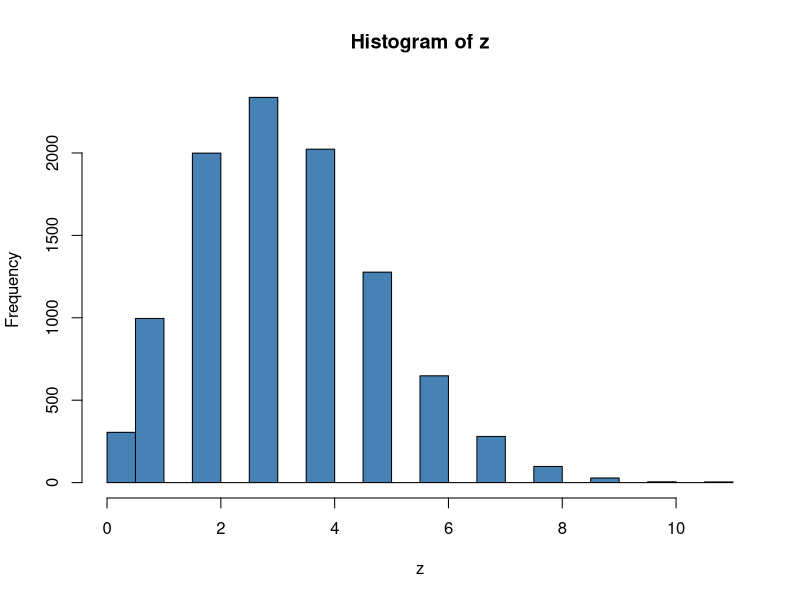
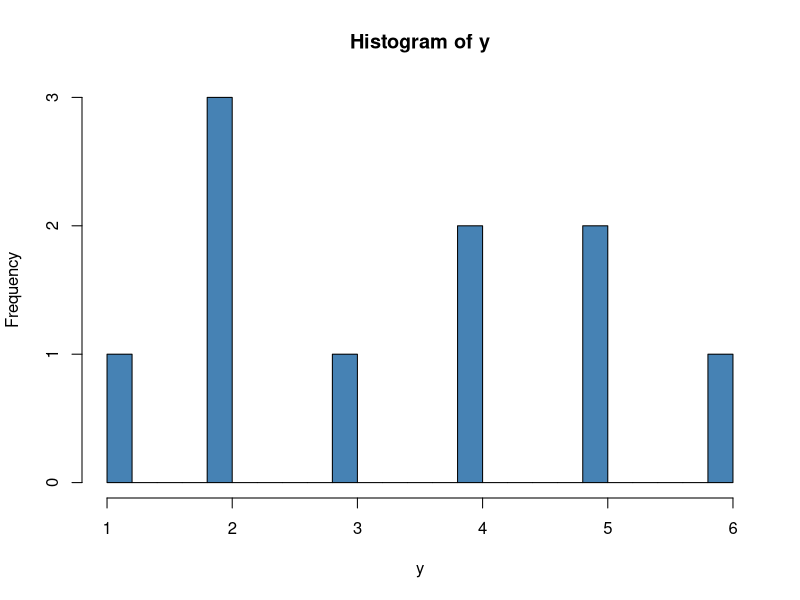
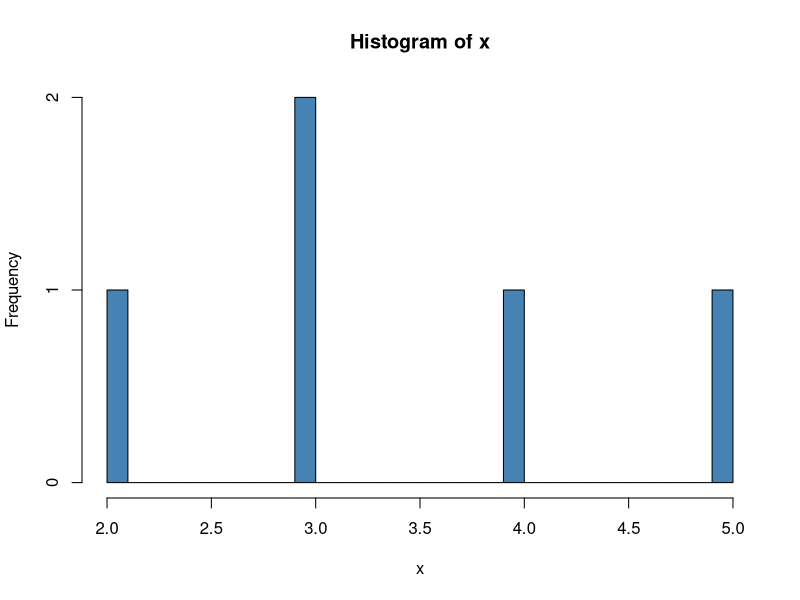
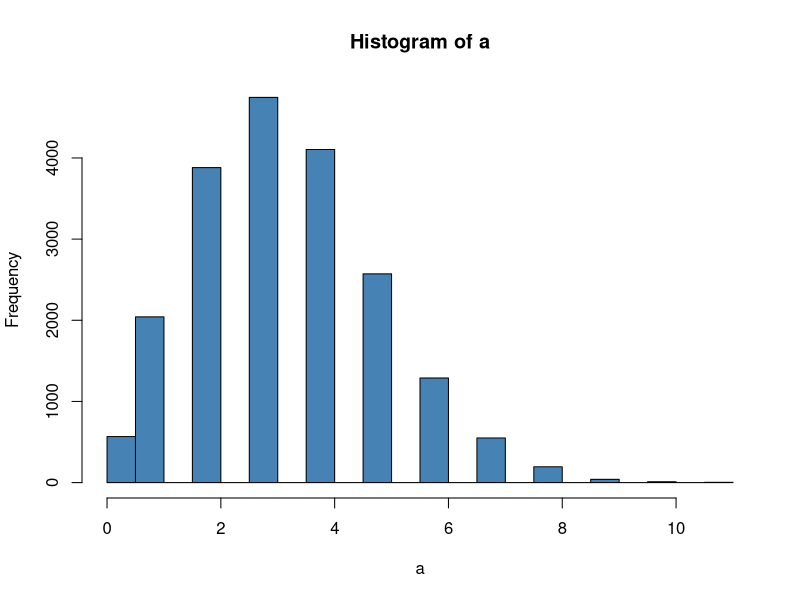

Here is the R script that generated these plots, in order:
## ---- chunk 1
pants <- data.frame(
   type = c("Blue jeans","Grey jeans","Black jeans","Black suit","Blue tracksuit"),
   label = c("X1", "X2", "X3", "X4", "X5"),
   probability = c(0.5,0.3,0.1,0,0.1))

pants
## ---- chunk 2
#Try plotting a bar graph of all the probabilities above


## ---- chunk 3
dbinom( x = 4, size = 20, prob = 1/6 )
## ---- chunk 4
#Try finding the probability for N = 20 and N=100 trials for a fair coin flip.
## ---- chunk 5
#Find the probability of rolling 0 skulls or 1 skull or 2 skulls or 3 skulls or 4 skulls
pbinom( q= 4, size = 20, prob = 1/6)

#Practice - Find probability of getting 0-5 heads in 50 trials of coin flip
## ---- chunk 6
qbinom( p = 0.75, size = 20, prob = 1/6 )

#Practice - Find the 40th percentile
## ---- chunk 7
z <- rbinom( n = 10000, size = 20, prob = 1/6 )
y <- rbinom( n = 10, size = 20, prob = 1/6 )
x <- rbinom( n = 5, size = 20, prob = 1/6 )
a <- rbinom( n = 20000, size = 20, prob = 1/6 )
# z
#Let's also plot this and see how it looks
hist(z, breaks =25, col = 'steelblue')
hist(y, breaks =25, col = 'steelblue')
hist(x, breaks =25, col = 'steelblue')
hist(a, breaks =25, col = 'steelblue')
